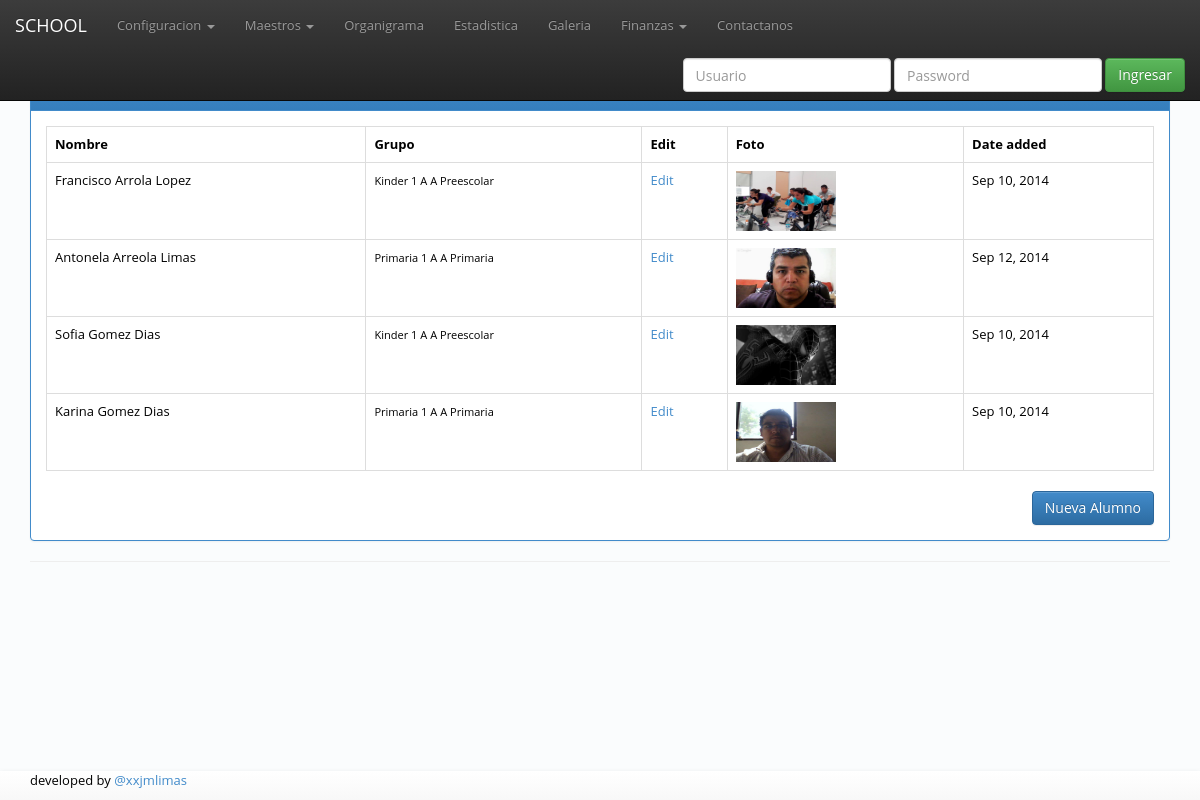
Before: /listalumnos/ with the older database file.
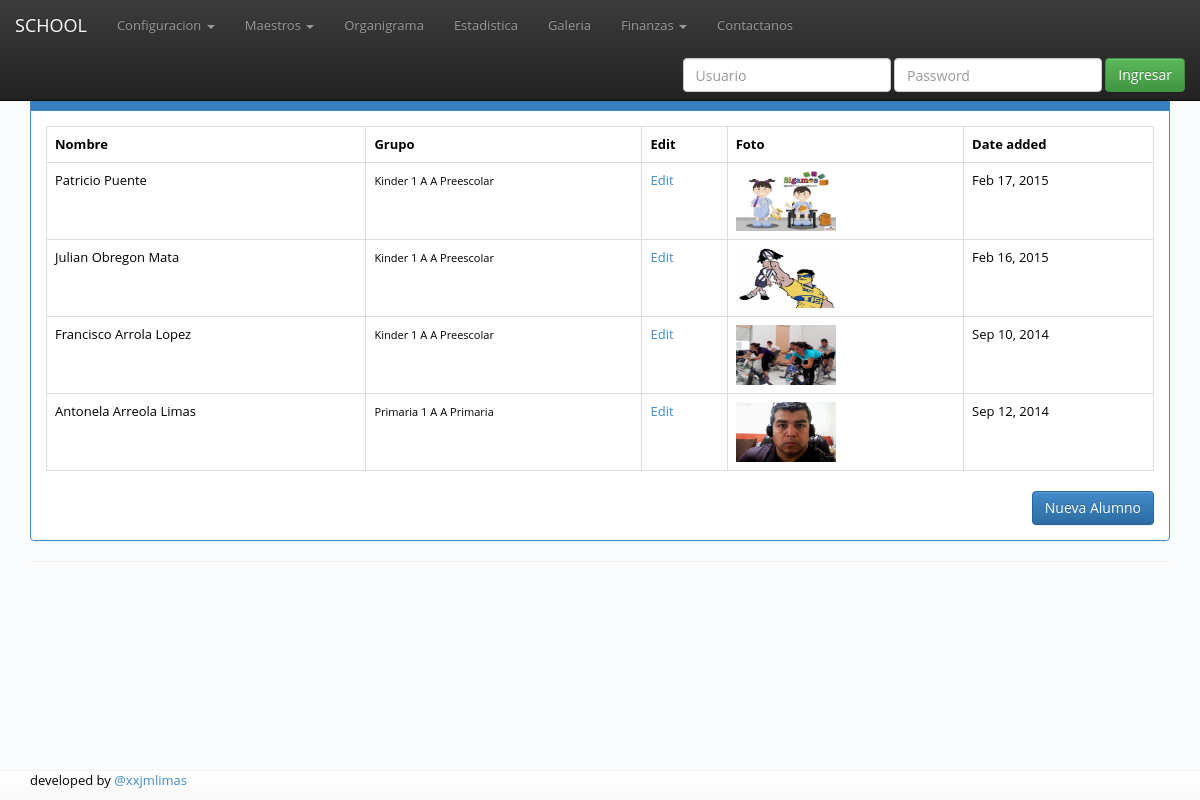
After: the same page with the newer database file.
### apps/principal/models.py (models this page shows)
class Alumno(TimeStampModel):
	Sex = (
        ('M', 'Mujer'),
        ('H', 'Hombre'),
    )
	Op = (
		('No', 'No'),
		('Si', 'Si'),
	)
	nombre = models.CharField(max_length=50)
	apellidos = models.CharField(max_length=120)
	foto 	  = models.ImageField(upload_to='alumno',null=True,blank=True)
	fechanacimiento = models.DateField()
	rfc = models.CharField(max_length=15,null=True)
  	curp = models.CharField(max_length=22,null=True)
	sexo = models.CharField("Sex",max_length=1, choices=Sex,null=True)
	hermanos = models.CharField(max_length=2,choices=Op,default='No')
	direccion = models.CharField(max_length=140,null=True)
  	colonia = models.CharField(max_length=80,null=True)
  	telefono = models.CharField(max_length=12,null=True)
  	celualr = models.CharField(max_length=12,null=True)
  	cp = models.IntegerField(default=0 ,null=True)
  	ciudad = models.CharField(max_length=60 ,null=True)
	estado =  models.CharField(max_length=60,null=True)
	email = models.EmailField(max_length=50,unique=True,null=True)
	nivel = models.ForeignKey('configuracion.Nivel',null=True, blank=True)
	grupo = models.ForeignKey('configuracion.Grupo', null=True, blank=True)
	padre = models.ForeignKey('configuracion.Padre',null=True, blank=True)
	contacto = models.CharField(max_length=150,null=True, blank=True)
	def __unicode__(self):
		nombreCompleto = "%s %s"%(self.nombre,self.apellidos)
		return nombreCompleto

### apps/configuracion/models.py (models this page shows)
class TimeStampModel(models.Model):
	user        = models.ForeignKey(User,null=True, blank=True, db_index=True)
	created     = models.DateTimeField(auto_now_add=True)
	modified    = models.DateTimeField(auto_now=True)
	class Meta:
		abstract = True

class Grupo(TimeStampModel):
	nombre = models.CharField(max_length=60)
	nivel  = models.ForeignKey('Nivel')
	grado  = models.ForeignKey('Grado')
	seccion = models.ForeignKey('Seccion')
	maximo = models.IntegerField(default=0,validators=[MinValueValidator(1),
                                       MaxValueValidator(60)])
	numalumnos = models.IntegerField(default=0,null=True, blank=True)
	def cupo(self):
			return self.maximo - self.numalumnos
	class Meta:
		ordering = ["nivel","nombre"]
	def __unicode__(self):
		gruponivel = "%s %s %s" % (self.nombre,self.seccion,self.nivel)
		return gruponivel

class Seccion(TimeStampModel):
	nombre =models.CharField(max_length=1)
	def __unicode__(self):
		return self.nombre

class Nivel(TimeStampModel):
	Nombre = models.CharField(max_length=60)
	def __unicode__(self):
		return self.Nombre

### apps/principal/views.py (the view)
# urls.py: url(r'^listalumnos/$',ListAlumnos.as_view(),name = 'lista_alumnosall'),
class ListAlumnos(ListView):
	context_object_name = 'alumnos'
	queryset = Alumno.objects.all().order_by('-created')[:4]

### templates/principal/alumno_list.html (shortened to what this page needs)
{% extends "base.html" %}
{%block content%}
	<div class="panel panel-primary">
		<div class="panel-heading">Ultimos 4 Alumnos Nuevos</div>
		<div class="panel-body">
			<div class="table-responsive">
				<table class="table table-hover table-bordered">
					<tr>
						<th>Nombre</th>
						<th>Grupo</th>
						<th>Edit</th>
						<th>Foto</th>
						<th>Date added</th>
					</tr>
					{%for a in alumnos%}
					<tr>
						<td>
							{{a.nombre}} {{a.apellidos}}
						</td>
						<td>
							<small>{{a.grupo}}</small>
						</td>
						<td>
							<a href="/updatealumno/{{a.id}}">Edit</a>
						</td>
						<td>
							 <img src="{{MEDIA_URL}}{{a.foto}}" height="60" width="100">
						</td>
						<td>
							{{a.modified|date:"M d, Y"}}
						</td>
					</tr>
					{%endfor%}
				</table>
				<a href="/addalumno"<button class="btn btn-primary pull-right">Nueva Alumno</button></a>
			</div>
		</div>
	</div>
{%endblock%}

### templates/base.html (shortened to what this page needs)
<!DOCTYPE html>
 <html class="no-js">
    <head>
        {% load static from staticfiles %}
        <link rel="stylesheet" href="{% static 'css/bootstrap.css'%}">
        <link rel="stylesheet" href="{% static 'css/bootstrap.min.css'%}">
        <link rel="stylesheet" href="{% static 'css/bootstrap-theme.min.css'%}">
        <link rel="stylesheet" href="{% static 'css/main.css'%}">
    </head>
    <body>
    <div class="container">
    <nav class = "navbar navbar-inverse navbar-fixed-top">
      <div class="container-fluid">
        <div class="navbar-header">
           <a href="/" class="navbar-brand">SCHOOL</a>
        </div>
        <div class="collapse navbar-collapse" id="bs-example-navbar-collapse-1">
              <ul class= "nav navbar-nav">
                    <li class="dropdown">
                    <a href="#" class="dropdown-toggle" data-toggle="dropdown">Configuracion
                      <span class="caret"></span></a>
                  </li>
                  <li class="dropdown">
                    <a href="#" class="dropdown-toggle" data-toggle="dropdown">Maestros
                    <span class="caret"></span></a>
                  </li>
                  <li><a href="/organigrama">Organigrama</a></li>
                  <li><a href="/estadistica">Estadistica</a></li>
                  <li><a href="/galeria">Galeria</a></li>
                   <li class="dropdown">
                    <a href="#" class="dropdown-toggle" data-toggle="dropdown">Finanzas
                      <span class="caret"></span></a>
                  </li>
                  <li><a href="/contacto">Contactanos</a></li>
              </ul>
                <div class= "login">
                      {% if user.is_authenticated %}
                        <ul class="nav navbar-nav navbar-right">
                            <li><a id="nombre" href="{% url 'principal:detalle_usuario' user.id %}">Hola {{user.username|capfirst}}</a></li>
                            <li><a id="cerrar" href="{% url 'principal:cerrar' %}">Cerrar &raquo;</a></li>
                        </ul>
                      {% else %}
                             <form action="{% url 'principal:my_login' %}" class="navbar-form navbar-right"  method='post'>
                              <div class="form-group">
                                <input type="text" placeholder="Usuario" class="form-control" name="username" value="" id="username">
                              </div>
                              <div class="form-group">
                                <input type="password" placeholder="Password" class="form-control" name="password" value="" id="password">
                              </div>
                              <button type="submit" class="btn btn-success">Ingresar</button>
                            </form>
                      {% endif %}
                  </div>
              </div>
      </div>
    </nav>
    <br>
    {% block content %}
    {% endblock %}
    <hr>
    <footer class="navbar-default navbar-fixed-bottom">
        <div class="container">
           <p>developed by <a href="http://twitter.com/xxlimas">@xxjmlimas</a> </p>
        </div>
    </footer>
    </div>         <script src="//ajax.googleapis.com/ajax/libs/jquery/1.11.0/jquery.min.js"></script>
    </body>
</html>

### static/css/main.css (style rules this page uses)
body { background:#FAFCFD; color: BLACK; font-family: "Open Sans",serifa; font-size: 13px; text-align: left; padding-top: 52px; }

Changed rows visible on the page:
no longer on this page (row unchanged): Alumno: nombre "Sofia", apellidos "Gomez Dias", grupo "Kinder 1 A A Preescolar", foto (picture), modified "Sep 10, 2014"
no longer on this page (row unchanged): Alumno: nombre "Karina", apellidos "Gomez Dias", grupo "Primaria 1 A A Primaria", foto (picture), modified "Sep 10, 2014"
added Alumno: nombre "Patricio", apellidos "Puente", grupo "Kinder 1 A A Preescolar", foto (picture), modified "Feb 17, 2015"
added Alumno: nombre "Julian", apellidos "Obregon Mata", grupo "Kinder 1 A A Preescolar", foto (picture), modified "Feb 16, 2015"
